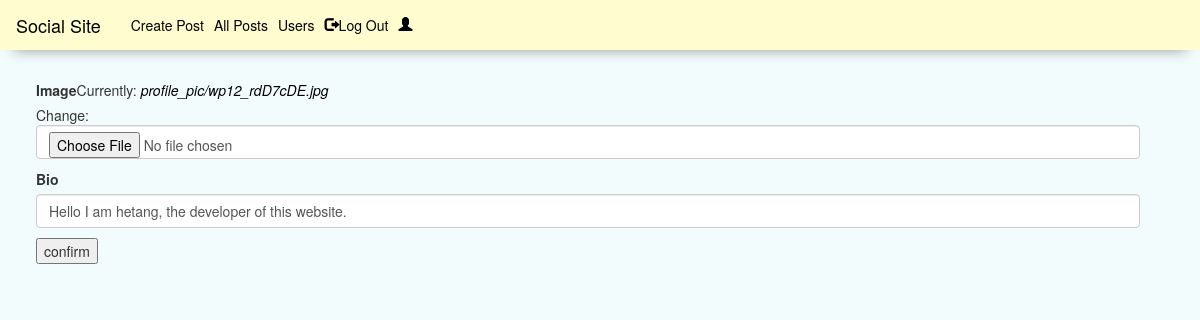
/accounts/update_profile/hetang/ (signed in), run on an earlier commit of the app's database.
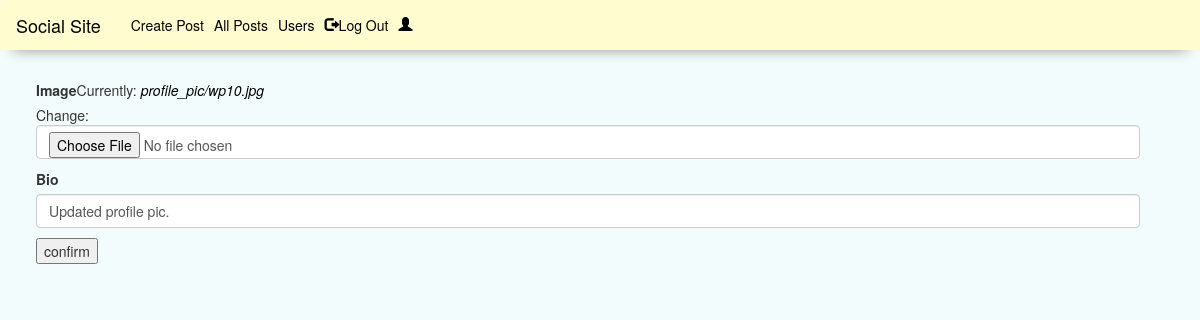
And on a later commit of the database.
### accounts/models.py (models this page shows, shortened)
class Profile(models.Model):
    user = models.OneToOneField(User, on_delete = models.CASCADE)
    image = models.ImageField(default='default.jpg',upload_to='profile_pic')
    slug = AutoSlugField(populate_from='user')
    bio = models.CharField(max_length = 100, blank = True)
    friends = models.ManyToManyField('Profile',blank = True)

### accounts/views.py (the view, shortened to what this page needs)
# urls.py: path('update_profile/<slug>/',views.ProfileUpdateView.as_view(),name='update_profile'),
class ProfileUpdateView(LoginRequiredMixin,UserPassesTestMixin,generic.UpdateView):
    model = models.Profile
    form_class = forms.ProfileUpdateForm
    template_name = 'accounts/profile_update_page.html'
    def test_func(self):
        curr_user = get_object_or_404(User, username = self.request.user.username)
        profile = self.get_object()
        if profile.user == curr_user:
            return True
        return False

### accounts/forms.py
class ProfileUpdateForm(forms.ModelForm):
    class Meta():
        model = Profile
        fields = ['image','bio']

### accounts/templates/accounts/profile_update_page.html (shortened to what this page needs)
{% extends 'base.html' %}
{% load bootstrap3 %}
{% block content %}
  <form class="" action="" method="post"  enctype="multipart/form-data">
    {% bootstrap_form form %}
    <input type="submit" name="" value="confirm">
  </form>
{% endblock %}

### templates/base.html (shortened to what this page needs)
<!DOCTYPE html>
{% load static %}
<html lang="en" dir="ltr">
<head>
  <link rel="stylesheet" href="https://maxcdn.bootstrapcdn.com/bootstrap/4.0.0/css/bootstrap.min.css">
  <link rel="stylesheet" href="https://maxcdn.bootstrapcdn.com/bootstrap/3.3.7/css/bootstrap.min.css">
  <link rel="stylesheet" href="{% static 'CSS/mysite.css' %}">
  <link href="https://maxcdn.bootstrapcdn.com/font-awesome/4.7.0/css/font-awesome.min.css" rel="stylesheet">
</head>
<body>
  <nav class='navbar nav navbar-expand'  id="mynavbar">
      <div class="navbar-header">
        <a class="navbar-brand " href="{%url 'home'%}">Social Site</a>
      </div>
      <div class="">
        <ul class="navbar-nav navbar-right" >
          {% if request.user.is_authenticated %}
            <li><a class="navbar-item ml-2 mr-2" href="{% url 'feed:create_post' %}">Create Post</a></li>
            <li><a class="nav-item ml-2 mr-2" href="{% url 'feed:post_list_view' %}">All Posts</a></li>
            <li><a class="nav-item ml-2 mr-2" href="{% url 'accounts:user_list' %}">Users</a></li>
            <li><a class="nav-item ml-2 mr-2" href="{% url 'accounts:logout' %}"><span class="glyphicon glyphicon-log-out"></span>Log Out</a></li>
            <li><a class ='nav-item ml-2 mr-2' href="{% url 'accounts:profile_page' %}"><span class="glyphicon glyphicon-user"></span></a></li>
          {%else%}
            <li><a class="navbar-text ml-2 mr-2" href="{% url 'accounts:login' %}"><span class="glyphicon glyphicon-log-in"></span>Login</a></li>
            <li><a class="navbar-text ml-2 mr-2" href="{% url 'accounts:signup' %}"><span class="glyphicon glyphicon-user"></span>Sign UP</a></li>
          {%endif%}
        </ul>
      </div>
  </nav>
  <div class="container-fluid content-class">
    {% block content %}
    {% endblock %}
  </div>
</body>
</html>

### static/CSS/mysite.css (style rules this page uses)
#mynavbar { background: #FFFDD0; transition: top 0.3s; margin-top: 0px; position: fixed; width: 100%; height: 5vh; box-shadow: 0 1em 1em -1em rgba(0,0,0,.4); float: right; }
nav a { font-style: normal; }
a { color : black; font-style: italic; }
.content-class { padding-top : 10vh; background-color: #f2fcfc; min-height: 100vh; width: 100%; height: 100%; padding-left: 3vw; padding-right: 5vw; margin-left: 0px; margin-right: 0px; }
.glyphicon { position: static; }

What changed in the data, as far as the page shows it:
changed Profile: bio "Hello I am hetang, the developer of this website." → "Updated profile pic."
Also different on the page:
text no longer shown: "Image Currently: profile_pic/wp12_rdD7cDE.jpg Change: Bio"
text now shown: "Image Currently: profile_pic/wp10.jpg Change: Bio"
